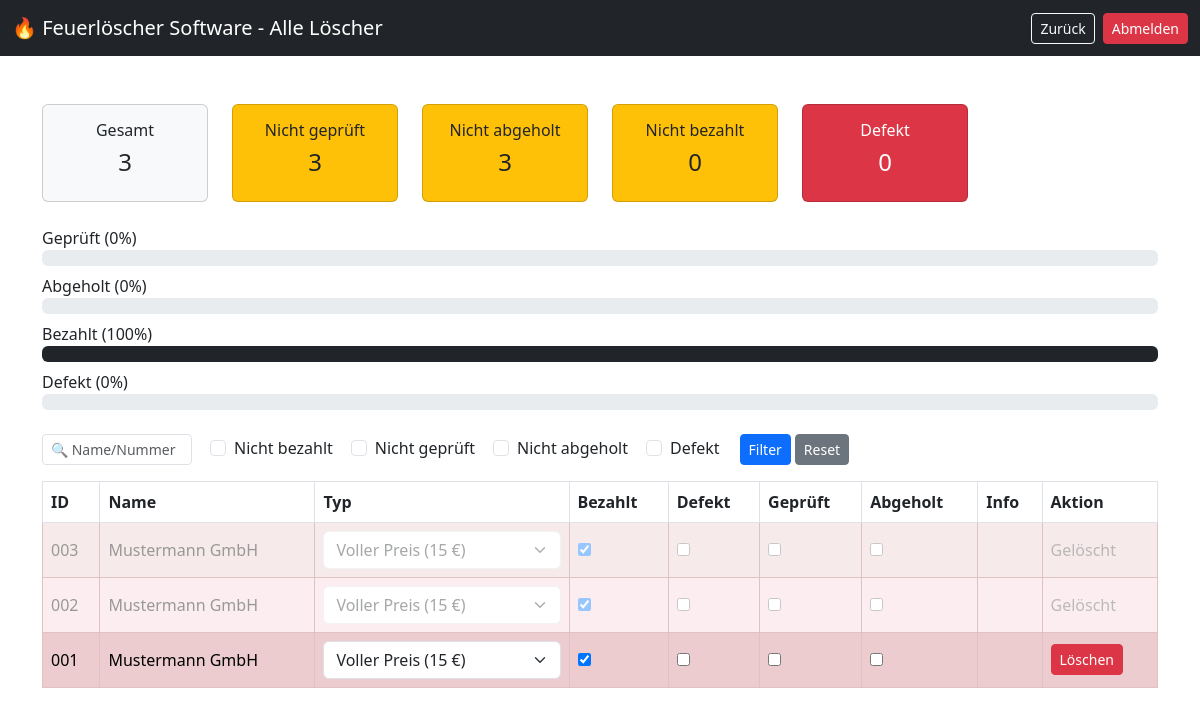
The app's page /liste.php (signed in), older data.
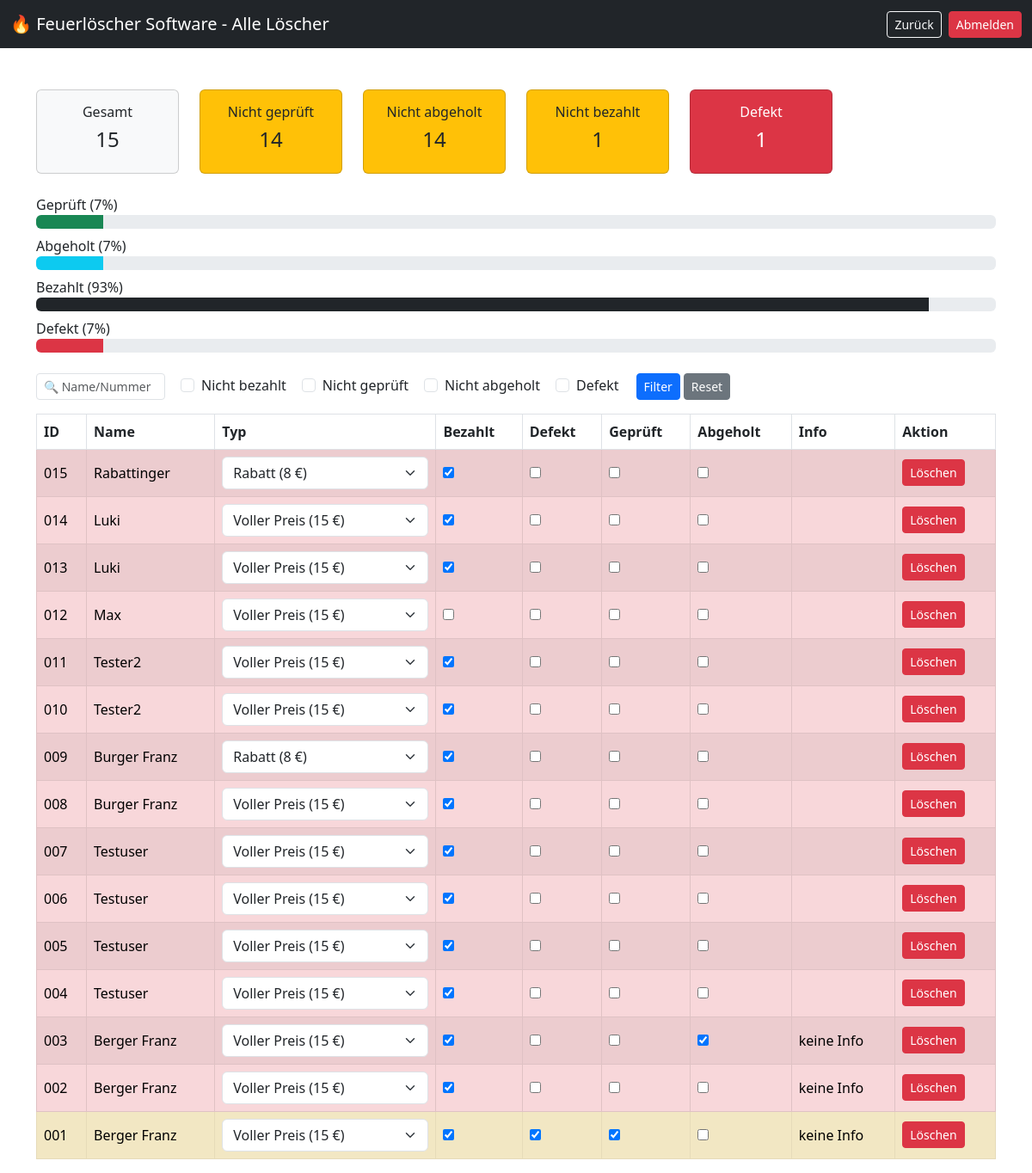
The same page, newer data.
### tables this page shows
CREATE TABLE loescher (
    id INTEGER PRIMARY KEY AUTOINCREMENT,
    nummer TEXT UNIQUE,
    name TEXT,
    zeitstempel TEXT,
    typ TEXT,
    preis REAL,
    loeschertyp TEXT,
    menge REAL,
    einheit TEXT,
    etikett_gedruckt INTEGER,
    abholschein_gedruckt INTEGER,
    bezahlt INTEGER,
    geprueft INTEGER,
    abgeholt INTEGER,
    defekt INTEGER,
    info TEXT,
    active INTEGER
);

### liste.php (the view, shortened to what this page needs)
<?php
$db = getDB();
function percent($teil, $gesamt) {
    return $gesamt > 0 ? round(($teil / $gesamt) * 100) : 0;
}
$stats = [];
$stats['gesamt'] = $db->querySingle("SELECT COUNT(*) FROM loescher");
$stats['geprueft'] = $db->querySingle("SELECT COUNT(*) FROM loescher WHERE geprueft = 1");
$stats['nicht_geprueft'] = $db->querySingle("SELECT COUNT(*) FROM loescher WHERE geprueft = 0");
$stats['abgeholt'] = $db->querySingle("SELECT COUNT(*) FROM loescher WHERE abgeholt = 1");
$stats['nicht_abgeholt'] = $db->querySingle("SELECT COUNT(*) FROM loescher WHERE abgeholt = 0");
$stats['nicht_bezahlt'] = $db->querySingle("SELECT COUNT(*) FROM loescher WHERE bezahlt = 0");
$stats['defekt'] = $db->querySingle("SELECT COUNT(*) FROM loescher WHERE defekt = 1");
$stats['p_defekt'] = percent($stats['defekt'], $stats['gesamt']);
$stats['p_geprueft'] = percent($stats['geprueft'], $stats['gesamt']);
$stats['p_abgeholt'] = percent($stats['abgeholt'], $stats['gesamt']);
$stats['p_bezahlt'] = percent($stats['gesamt'] - $stats['nicht_bezahlt'], $stats['gesamt']);
$where = [];
$whereSQL = count($where) ? "WHERE " . implode(" AND ", $where) : "";
$result = $db->query("SELECT * FROM loescher $whereSQL ORDER BY id DESC");
?>
<!DOCTYPE html>
<html>
<head>
<link href="https://cdn.jsdelivr.net/npm/bootstrap@5.3.0/dist/css/bootstrap.min.css" rel="stylesheet">
</head>
<body>
<nav class="navbar navbar-expand-lg navbar-dark bg-dark">
    <div class="container-fluid">
        <span class="navbar-brand">&#128293; Feuerlöscher Software - Alle Löscher</span>
        <div class="d-flex gap-2">
            <a href="index.php" class="btn btn-outline-light btn-sm">Zurück</a>
            <a href="?logout=1" class="btn btn-danger btn-sm">Abmelden</a>
        </div>
    </div>
</nav>
<div class="container mt-5">
<div class="row mb-4">
    <div class="col-6 col-md-2"><div class="card text-center bg-light"><div class="card-body"><h6>Gesamt</h6><h4><?= $stats['gesamt'] ?></h4></div></div></div>
    <div class="col-6 col-md-2"><div class="card text-center bg-warning"><div class="card-body"><h6>Nicht geprüft</h6><h4><?= $stats['nicht_geprueft'] ?></h4></div></div></div>
    <div class="col-6 col-md-2"><div class="card text-center bg-warning"><div class="card-body"><h6>Nicht abgeholt</h6><h4><?= $stats['nicht_abgeholt'] ?></h4></div></div></div>
    <div class="col-6 col-md-2"><div class="card text-center bg-warning"><div class="card-body"><h6>Nicht bezahlt</h6><h4><?= $stats['nicht_bezahlt'] ?></h4></div></div></div>
    <div class="col-6 col-md-2"><div class="card text-center bg-danger text-white"><div class="card-body"><h6>Defekt</h6><h4><?= $stats['defekt'] ?></h4></div></div></div>
</div>
<div class="mb-4">
    <label>Geprüft (<?= $stats['p_geprueft'] ?>%)</label>
    <div class="progress mb-2"><div class="progress-bar bg-success" style="width: <?= $stats['p_geprueft'] ?>%"></div></div>
    <label>Abgeholt (<?= $stats['p_abgeholt'] ?>%)</label>
    <div class="progress mb-2"><div class="progress-bar bg-info" style="width: <?= $stats['p_abgeholt'] ?>%"></div></div>
    <label>Bezahlt (<?= $stats['p_bezahlt'] ?>%)</label>
    <div class="progress mb-2"><div class="progress-bar bg-dark" style="width: <?= $stats['p_bezahlt'] ?>%"></div></div>
    <label>Defekt (<?= $stats['p_defekt'] ?>%)</label>
    <div class="progress mb-2"><div class="progress-bar bg-danger" style="width: <?= $stats['p_defekt'] ?>%"></div></div>
</div>
<form method="get" class="row g-1 mb-3 align-items-center">
    <div class="col-auto">
        <input type="text" name="suche" class="form-control form-control-sm me-3" style="width:150px;"
               placeholder="&#128269; Name/Nummer" value="<?= htmlspecialchars($_GET['suche'] ?? '') ?>">
    </div>
    <div class="col-auto form-check form-check-inline">
        <input type="checkbox" name="nicht_bezahlt" class="form-check-input" id="chkBezahlt" <?= isset($_GET['nicht_bezahlt'])?'checked':'' ?>>
        <label class="form-check-label" for="chkBezahlt">Nicht bezahlt</label>
    </div>
    <div class="col-auto form-check form-check-inline">
        <input type="checkbox" name="nicht_geprueft" class="form-check-input" id="chkGeprueft" <?= isset($_GET['nicht_geprueft'])?'checked':'' ?>>
        <label class="form-check-label" for="chkGeprueft">Nicht geprüft</label>
    </div>
    <div class="col-auto form-check form-check-inline">
        <input type="checkbox" name="nicht_abgeholt" class="form-check-input" id="chkAbgeholt" <?= isset($_GET['nicht_abgeholt'])?'checked':'' ?>>
        <label class="form-check-label" for="chkAbgeholt">Nicht abgeholt</label>
    </div>
    <div class="col-auto form-check form-check-inline">
        <input type="checkbox" name="defekt" class="form-check-input" id="chkDefekt" <?= isset($_GET['defekt'])?'checked':'' ?>>
        <label class="form-check-label" for="chkDefekt">Defekt</label>
    </div>
    <div class="col-auto">
        <button class="btn btn-primary btn-sm">Filter</button>
    </div>
    <div class="col-auto">
        <a href="liste.php" class="btn btn-secondary btn-sm">Reset</a>
    </div>
</form>
<table class="table table-bordered table-striped align-middle">
<thead>
<tr>
<th>ID</th><th>Name</th><th>Typ</th><th>Bezahlt</th><th>Defekt</th><th>Geprüft</th><th>Abgeholt</th><th>Info</th><th>Aktion</th>
</tr>
</thead>
<tbody>
<?php while ($row = $result->fetchArray()):
    $rowClass = !$row['geprueft'] ? "table-danger" : ($row['geprueft'] && !$row['abgeholt'] ? "table-warning" : ($row['abgeholt'] ? "table-info" : "table-success"));
?>
<tr data-id="<?= $row['id'] ?>" class="<?= $rowClass ?> <?= !$row['active']?'row-inactive':'' ?>">
<td><?= htmlspecialchars($row['nummer']) ?></td>
<td><?= htmlspecialchars($row['name']) ?></td>
<td>
<select class="form-select typ-select">
    <option value="Voller Preis" <?= $row['typ']=="Voller Preis"?"selected":"" ?>>Voller Preis (<?= PREIS_VOLLER ?> €)</option>
    <option value="Rabatt" <?= $row['typ']=="Rabatt"?"selected":"" ?>>Rabatt (<?= PREIS_RABATT ?> €)</option>
</select>
</td>
<td><input type="checkbox" class="cb-bezahlt" <?= $row['bezahlt']?'checked':'' ?>></td>
<td><input type="checkbox" class="cb-defekt" <?= $row['defekt']?'checked':'' ?>></td>
<td><input type="checkbox" class="cb-geprueft" <?= $row['geprueft']?'checked':'' ?>></td>
<td><input type="checkbox" class="cb-abgeholt" <?= $row['abgeholt']?'checked':'' ?>></td>
<td><?= nl2br(htmlspecialchars($row['info'])) ?></td>
<td>
<?php if ($row['active']): ?>
<button class="btn btn-sm btn-danger btn-delete">Löschen</button>
<?php else: ?>
<span class="text-muted">Gelöscht</span>
<?php endif; ?>
</td>
</tr>
<?php endwhile; ?>
</tbody>
</table>
</div>
</body>
</html>

### liste.php (style rules this page uses)
.table-danger { background-color: #f8d7da !important; }
.table-warning { background-color: #fff3cd !important; }
.row-inactive { opacity: 0.4; pointer-events: none; }

Row changes from the older to the newer data that the page shows:
added loescher: nummer "015", name "Rabattinger", typ "Rabatt (8 €)", bezahlt "☑", active "Löschen"
added loescher: nummer "014", name "Luki", typ "Voller Preis (15 €)", bezahlt "☑", active "Löschen"
added loescher: nummer "013", name "Luki", typ "Voller Preis (15 €)", bezahlt "☑", active "Löschen"
added loescher: nummer "012", name "Max", typ "Voller Preis (15 €)", active "Löschen"
added loescher: nummer "011", name "Tester2", typ "Voller Preis (15 €)", bezahlt "☑", active "Löschen"
added loescher: nummer "010", name "Tester2", typ "Voller Preis (15 €)", bezahlt "☑", active "Löschen"
added loescher: nummer "009", name "Burger Franz", typ "Rabatt (8 €)", bezahlt "☑", active "Löschen"
added loescher: nummer "008", name "Burger Franz", typ "Voller Preis (15 €)", bezahlt "☑", active "Löschen"
added loescher: nummer "007", name "Testuser", typ "Voller Preis (15 €)", bezahlt "☑", active "Löschen"
added loescher: nummer "006", name "Testuser", typ "Voller Preis (15 €)", bezahlt "☑", active "Löschen"
added loescher: nummer "005", name "Testuser", typ "Voller Preis (15 €)", bezahlt "☑", active "Löschen"
added loescher: nummer "004", name "Testuser", typ "Voller Preis (15 €)", bezahlt "☑", active "Löschen"
changed loescher (number 13 of 15 on the later page): name "Mustermann GmbH" → "Berger Franz"; abgeholt "☐" → "☑"; info (not shown) → "keine Info"; active "Gelöscht" → "Löschen"
changed loescher (number 14 of 15 on the later page): name "Mustermann GmbH" → "Berger Franz"; info (not shown) → "keine Info"; active "Gelöscht" → "Löschen"
changed loescher (number 15 of 15 on the later page): name "Mustermann GmbH" → "Berger Franz"; defekt "☐" → "☑"; geprueft "☐" → "☑"; info (not shown) → "keine Info"
Text that changed along with them:
$stats['gesamt']: "3" → "15"
$stats['nicht_geprueft']: "3" → "14"
$stats['nicht_abgeholt']: "3" → "14"
$stats['nicht_bezahlt']: "0" → "1"
$stats['defekt']: "0" → "1"
$stats['p_geprueft']: "0" → "7"
$stats['p_abgeholt']: "0" → "7"
$stats['p_bezahlt']: "100" → "93"
$stats['p_bezahlt']: 100 → 93 (drawn)
$stats['p_defekt']: "0" → "7"
